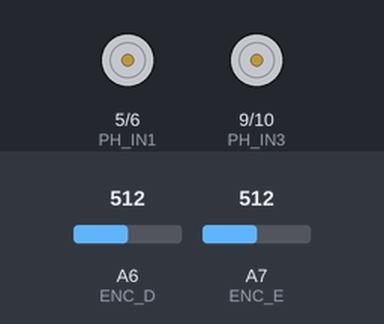
Recording of a sketch running on a simulated Arduino Nano, built with avr-gcc and run on an emulated ATmega328P. Shown: motor-driver pin pairs drawn as motors (green arrow = first pin HIGH = forward, orange = second pin HIGH = backward, longer = more drive). Inputs (shaded band) come from the test bench; at power-on: A6 (ENC_D) = 512, A7 (ENC_E) = 512. What the sketch prints to the serial monitor is not drawn.

Above: at 0.1 s.
At 10.1 s:
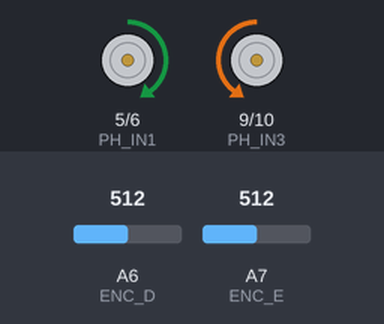
At 17.6 s:
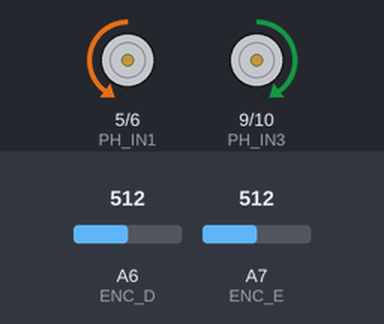
At 24.6 s:
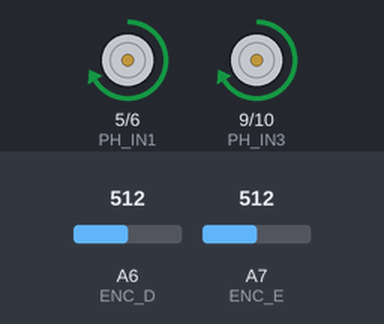
Timing chart, 0 to 26.1 s (numbered marks = the images above):
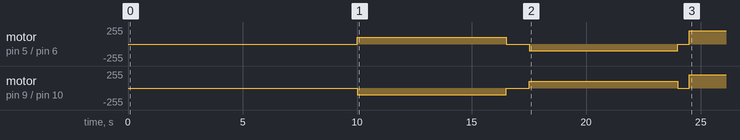

The sketch:

plotar_velocidade.ino
```cpp
//Inclusao de biblitoecas
#include "MsTimer2.h"

//Pinos da Ponte H
#define PH_IN1 5
#define PH_IN2 6
#define PH_IN3 9
#define PH_IN4 10

//Pinos do RF
#define RF_CSN 4
#define RF_CE 5
#define RF_MO 11
#define RF_MI 12
#define RF_SCK 13

//Pinos do Encoder
#define ENC_D A6
#define ENC_E A7

//Limites inferior e superior para comparacao dos encoders
/*
#define limsup_dir 853
#define limsup_esq 823
#define liminf_dir 700//676
#define liminf_esq 542
*/

//Variaveis globais de leitura de encoder
int limsup_dir = 0;
int limsup_esq = 0;
int liminf_dir = 1023;
int liminf_esq = 1023;

//Variaveis globais
volatile boolean estado_direita = false;
volatile boolean estado_esquerda = false;
volatile long int contador_direita = 0;
volatile long int contador_esquerda = 0;
volatile int timer = 0;
volatile float vel_atual_dir;
volatile float vel_atual_esq;

//Configura velocidade dos motores (para frente ou para tras) com PWM
void configura_velocidade (int motorA, int motorB){
  if(motorA > 0){
    analogWrite(PH_IN1, motorA);
    analogWrite(PH_IN2, 0);
  }
  else{
    analogWrite(PH_IN1, 0);
    analogWrite(PH_IN2, -motorA);
  }

  if(motorB > 0){
    analogWrite(PH_IN3, motorB);
    analogWrite(PH_IN4, 0);
  }
  else{
    analogWrite(PH_IN3, 0);
    analogWrite(PH_IN4, -motorB);
  }
}

//Para os motores. Para parar o motorA, deve-se passar o parametro motorA!=0. Analogamente para motorB.
void para_motores (int motorA, int motorB){
  if(motorA){
    digitalWrite(PH_IN1,1);
    digitalWrite(PH_IN2,1);
  }
  if(motorB){
    digitalWrite(PH_IN3,1);
    digitalWrite(PH_IN4,1);
  }
}

//Configura o valor para cada motor, segundo http://migre.me/wosaU
void configura_motores (int in1, int in2, int in3, int in4){
  digitalWrite(PH_IN1, in1);
  digitalWrite(PH_IN2, in2);
  digitalWrite(PH_IN3, in3);
  digitalWrite(PH_IN4, in4);
}


//Funcao para calibrar os valores-padrao de maximo e minimo a serem utilizados
//Na funcao leitura_encoder()
void calibra_encoder(){

  int dir_agora, esq_agora;
  //Ligamos os motores para um giro anti-horario do robo em seu proprio eixo
  configura_velocidade(100, -100);
  for(long i = 0; i < 10000; i++){

    dir_agora = analogRead(ENC_D);

    if(dir_agora > limsup_dir)
      limsup_dir = dir_agora;
    if(dir_agora < liminf_dir)
      liminf_dir = dir_agora;

    esq_agora = analogRead(ENC_E);

    if(esq_agora > limsup_esq)
      limsup_esq = esq_agora;
    if(esq_agora < liminf_esq)
      liminf_esq = esq_agora;

  }
  //Paramos os motores
  para_motores(1,1);

  delay(1000);


  //Ligamos os motores para um giro horario do robo em seu proprio eixo
  configura_velocidade(-100, 100);
  for(long i = 0; i < 10000; i++){

    dir_agora = analogRead(ENC_D);

    if(dir_agora > limsup_dir)
      limsup_dir = dir_agora;
    if(dir_agora < liminf_dir)
      liminf_dir = dir_agora;

    esq_agora = analogRead(ENC_E);

    if(esq_agora > limsup_esq)
      limsup_esq = esq_agora;
    if(esq_agora < liminf_esq)
      liminf_esq = esq_agora;

  }
  //Paramos os motores
  para_motores(1,1);

  delay(500);

}

void leitura_encoder(){
  timer++;

  if(analogRead(ENC_D) > 0.70*limsup_dir + 0.30*liminf_dir && estado_direita == false)
  {
    estado_direita = true;
    contador_direita++;
  }
  if(analogRead(ENC_D) < 0.30*limsup_dir + 0.70*liminf_dir && estado_direita == true)
  {
    estado_direita = false;
    //contador_direita++;
  }

  if(analogRead(ENC_E) > 0.70*limsup_esq + 0.30*liminf_esq && estado_esquerda == false)
  {
    estado_esquerda = true;
    contador_esquerda++;
  }
  if(analogRead(ENC_E) < 0.30*limsup_esq + 0.70*liminf_esq && estado_esquerda == true)
  {
    estado_esquerda = false;
    //contador_esquerda++;
  }

  //if((timer % 100) == 0){
    vel_atual_dir = (((contador_direita)/12.0) / ((float)timer))*10000.0;   //Frequencia angular em Hz
    vel_atual_esq = (((contador_esquerda)/12.0) / ((float)timer))*10000.0;  //Frequencia angular em Hz

    if(timer == 1000){
      timer = 0;
      contador_direita = 0;
      contador_esquerda = 0;
    }

  //}
}

//Inicializacoes
void setup(){
 pinMode(PH_IN1, OUTPUT);
 pinMode(PH_IN2, OUTPUT);
 pinMode(PH_IN3, OUTPUT);
 pinMode(PH_IN4, OUTPUT);

 MsTimer2::set(1, leitura_encoder); //RSI periodica leitura_encoder com T=1ms
 MsTimer2::start(); //Habilita RSI

 delay(10000);
 calibra_encoder();

 contador_esquerda = 0;
 contador_direita = 0;

 Serial.begin(9600);
}

void loop(){
  configura_velocidade(200,200);
  Serial.print("ESQ=");
  Serial.print(vel_atual_dir);
  Serial.print(" DIR=");
  Serial.println(vel_atual_esq);
  /*
  Serial.print("Esq: ");
  Serial.print(limsup_esq);
  Serial.print(" ");
  Serial.print(liminf_esq);
  Serial.print(" Dir: ");
  Serial.print(limsup_dir);
  Serial.print(" ");
  Serial.print(liminf_dir);
  Serial.print("\n");
  delay(1000);
  */
  /*long int erro = contador_direita - contador_esquerda;
  double kp = 2.5;
  configura_velocidade(max(min(255, 50 - kp * erro),-255),50);
  delay(50);*/

}
```

Measured:
- by itself, motor on pin 5 (PH_IN1) / pin 6 (PH_IN2): stopped → forward 100/255 at 10.0 s, → stopped 6.5 s later, → backward 100/255 1.0 s later, → stopped 6.5 s later, … (5 changes in this stretch)
- by itself, motor on pin 9 (PH_IN3) / pin 10 (PH_IN4): stopped → backward 100/255 at 10.0 s, → stopped 6.5 s later, → forward 100/255 1.0 s later, → stopped 6.5 s later, … (5 changes in this stretch)
